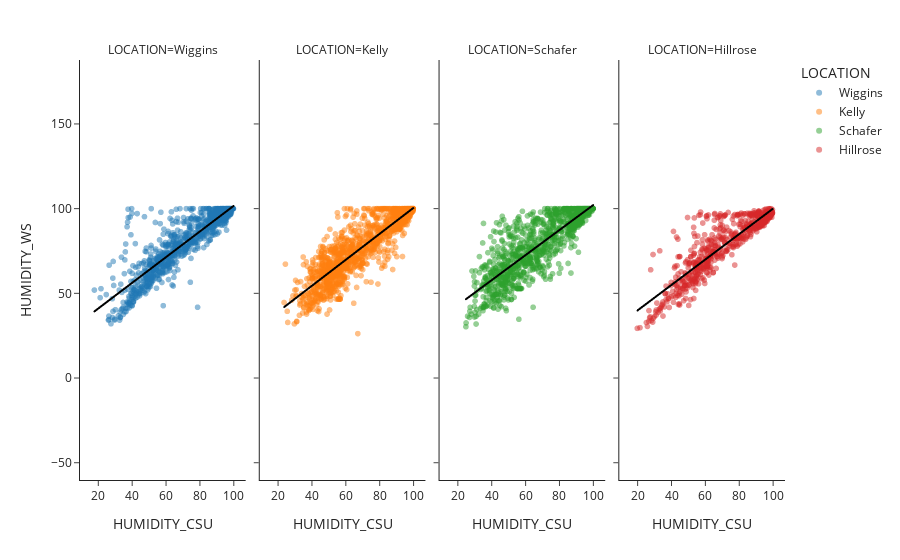

The notebook cell this image was saved under:
### Markdown cell above
#### 1:1 Plot Stratified by Location

### Code cell
fig_humi = px.scatter(
           merged_df, 
           x="HUMIDITY_CSU", 
           y="HUMIDITY_WS",
           color = 'LOCATION',
           facet_col='LOCATION',
           trendline='ols',
           trendline_color_override='black',
           hover_data=['TIME'],
           template='simple_white',
           opacity=0.5
)
fig_humi.update_yaxes(
         scaleanchor = "x",
         scaleratio = 1,
)
fig_humi.show()

### Figure 1 — Plotly figure (JSON) as saved in the notebook; plotly's stock layout.template omitted (floating-point values rounded to 4 significant figures; data arrays with more than 128 entries replaced by an {"elided": "..."} marker saying what was removed)
{"data": [{"customdata": {"elided": "1239x1 int values"}, "hovertemplate": "LOCATION=Wiggins<br>HUMIDITY_CSU=%{x}<br>HUMIDITY_WS=%{y}<br>TIME=%{customdata[0]}<extra></extra>", "legendgroup": "Wiggins", "marker": {"color": "#1F77B4", "opacity": 0.5, "symbol": "circle"}, "mode": "markers", "name": "Wiggins", "showlegend": true, "type": "scattergl", "x": {"elided": "1239 float values"}, "xaxis": "x", "y": {"elided": "1239 float values"}, "yaxis": "y"}, {"hovertemplate": "<b>OLS trendline</b><br>HUMIDITY_WS = 0.757377 * HUMIDITY_CSU + 25.9103<br>R<sup>2</sup>=0.818557<br><br>LOCATION=Wiggins<br>HUMIDITY_CSU=%{x}<br>HUMIDITY_WS=%{y} <b>(trend)</b><extra></extra>", "legendgroup": "Wiggins", "line": {"color": "black"}, "marker": {"color": "#1F77B4", "symbol": "circle"}, "mode": "lines", "name": "Wiggins", "showlegend": false, "type": "scattergl", "x": {"elided": "1070 float values"}, "xaxis": "x", "y": {"elided": "1070 float values"}, "yaxis": "y"}, {"customdata": {"elided": "1481x1 int values"}, "hovertemplate": "LOCATION=Kelly<br>HUMIDITY_CSU=%{x}<br>HUMIDITY_WS=%{y}<br>TIME=%{customdata[0]}<extra></extra>", "legendgroup": "Kelly", "marker": {"color": "#FF7F0E", "opacity": 0.5, "symbol": "circle"}, "mode": "markers", "name": "Kelly", "showlegend": true, "type": "scattergl", "x": {"elided": "1481 float values"}, "xaxis": "x2", "y": {"elided": "1481 float values"}, "yaxis": "y2"}, {"hovertemplate": "<b>OLS trendline</b><br>HUMIDITY_WS = 0.766391 * HUMIDITY_CSU + 23.6796<br>R<sup>2</sup>=0.820462<br><br>LOCATION=Kelly<br>HUMIDITY_CSU=%{x}<br>HUMIDITY_WS=%{y} <b>(trend)</b><extra></extra>", "legendgroup": "Kelly", "line": {"color": "black"}, "marker": {"color": "#FF7F0E", "symbol": "circle"}, "mode": "lines", "name": "Kelly", "showlegend": false, "type": "scattergl", "x": {"elided": "1480 float values"}, "xaxis": "x2", "y": {"elided": "1480 float values"}, "yaxis": "y2"}, {"customdata": {"elided": "1448x1 int values"}, "hovertemplate": "LOCATION=Schafer<br>HUMIDITY_CSU=%{x}<br>HUMIDITY_WS=%{y}<br>TIME=%{customdata[0]}<extra></extra>", "legendgroup": "Schafer", "marker": {"color": "#2CA02C", "opacity": 0.5, "symbol": "circle"}, "mode": "markers", "name": "Schafer", "showlegend": true, "type": "scattergl", "x": {"elided": "1448 float values"}, "xaxis": "x3", "y": {"elided": "1448 float values"}, "yaxis": "y3"}, {"hovertemplate": "<b>OLS trendline</b><br>HUMIDITY_WS = 0.738964 * HUMIDITY_CSU + 28.1925<br>R<sup>2</sup>=0.787216<br><br>LOCATION=Schafer<br>HUMIDITY_CSU=%{x}<br>HUMIDITY_WS=%{y} <b>(trend)</b><extra></extra>", "legendgroup": "Schafer", "line": {"color": "black"}, "marker": {"color": "#2CA02C", "symbol": "circle"}, "mode": "lines", "name": "Schafer", "showlegend": false, "type": "scattergl", "x": {"elided": "1447 float values"}, "xaxis": "x3", "y": {"elided": "1447 float values"}, "yaxis": "y3"}, {"customdata": {"elided": "702x1 int values"}, "hovertemplate": "LOCATION=Hillrose<br>HUMIDITY_CSU=%{x}<br>HUMIDITY_WS=%{y}<br>TIME=%{customdata[0]}<extra></extra>", "legendgroup": "Hillrose", "marker": {"color": "#D62728", "opacity": 0.5, "symbol": "circle"}, "mode": "markers", "name": "Hillrose", "showlegend": true, "type": "scattergl", "x": {"elided": "702 float values"}, "xaxis": "x4", "y": {"elided": "702 float values"}, "yaxis": "y4"}, {"hovertemplate": "<b>OLS trendline</b><br>HUMIDITY_WS = 0.750402 * HUMIDITY_CSU + 24.7883<br>R<sup>2</sup>=0.814851<br><br>LOCATION=Hillrose<br>HUMIDITY_CSU=%{x}<br>HUMIDITY_WS=%{y} <b>(trend)</b><extra></extra>", "legendgroup": "Hillrose", "line": {"color": "black"}, "marker": {"color": "#D62728", "symbol": "circle"}, "mode": "lines", "name": "Hillrose", "showlegend": false, "type": "scattergl", "x": {"elided": "702 float values"}, "xaxis": "x4", "y": {"elided": "702 float values"}, "yaxis": "y4"}], "layout": {"annotations": [{"font": {}, "showarrow": false, "text": "LOCATION=Wiggins", "x": 0.1175, "xanchor": "center", "xref": "paper", "y": 1, "yanchor": "bottom", "yref": "paper"}, {"font": {}, "showarrow": false, "text": "LOCATION=Kelly", "x": 0.3725, "xanchor": "center", "xref": "paper", "y": 1, "yanchor": "bottom", "yref": "paper"}, {"font": {}, "showarrow": false, "text": "LOCATION=Schafer", "x": 0.6275, "xanchor": "center", "xref": "paper", "y": 1, "yanchor": "bottom", "yref": "paper"}, {"font": {}, "showarrow": false, "text": "LOCATION=Hillrose", "x": 0.8825, "xanchor": "center", "xref": "paper", "y": 1, "yanchor": "bottom", "yref": "paper"}], "autosize": true, "legend": {"title": {"text": "LOCATION"}, "tracegroupgap": 0}, "margin": {"t": 60}, "xaxis": {"anchor": "y", "autorange": true, "domain": [0, 0.235], "range": [0.2782, 116.0], "title": {"text": "HUMIDITY_CSU"}, "type": "linear"}, "xaxis2": {"anchor": "y2", "autorange": true, "domain": [0.255, 0.49], "matches": "x", "range": [0.2782, 116.0], "title": {"text": "HUMIDITY_CSU"}, "type": "linear"}, "xaxis3": {"anchor": "y3", "autorange": true, "domain": [0.51, 0.745], "matches": "x", "range": [0.2782, 116.0], "title": {"text": "HUMIDITY_CSU"}, "type": "linear"}, "xaxis4": {"anchor": "y4", "autorange": true, "domain": [0.765, 1.0], "matches": "x", "range": [0.2782, 116.0], "title": {"text": "HUMIDITY_CSU"}, "type": "linear"}, "yaxis": {"anchor": "x", "autorange": true, "domain": [0, 1], "range": [20.46, 106.4], "scaleanchor": "x", "scaleratio": 1, "title": {"text": "HUMIDITY_WS"}, "type": "linear"}, "yaxis2": {"anchor": "x2", "autorange": true, "domain": [0, 1], "matches": "y", "range": [20.46, 106.4], "scaleanchor": "x", "scaleratio": 1, "showticklabels": false, "type": "linear"}, "yaxis3": {"anchor": "x3", "autorange": true, "domain": [0, 1], "matches": "y", "range": [20.46, 106.4], "scaleanchor": "x", "scaleratio": 1, "showticklabels": false, "type": "linear"}, "yaxis4": {"anchor": "x4", "autorange": true, "domain": [0, 1], "matches": "y", "range": [20.46, 106.4], "scaleanchor": "x", "scaleratio": 1, "showticklabels": false, "type": "linear"}}}
